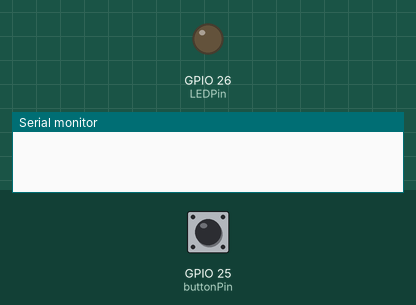
Recording of a sketch running on a simulated ESP32. Parts: output pins drawn as LEDs (lit = HIGH), the last lines printed to the serial monitor. The test bench sets the inputs (shaded band); at power-on: GPIO 25 (buttonPin) HIGH.

Above: at 1.2 s.
1.3 s: GPIO 25 (buttonPin) pulled LOW for 0.15 s
At 2.1 s:
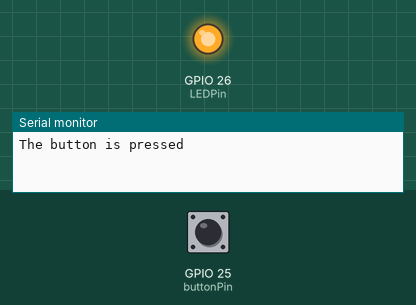
2.9 s: GPIO 25 (buttonPin) pulled LOW for 1 s
At 3.4 s:
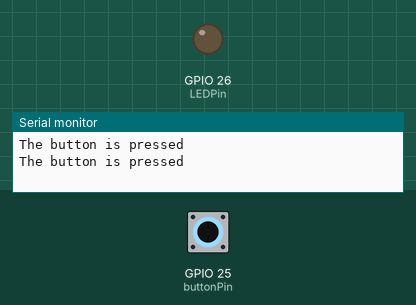
5.4 s: GPIO 25 (buttonPin) pulled LOW for 3.2 s
At 6.5 s:
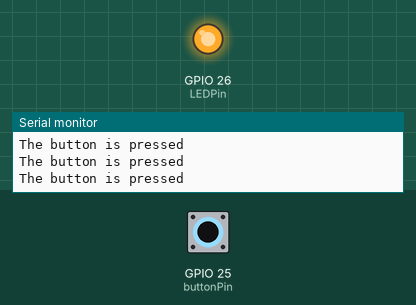
Timing chart, 0 to 8.4 s (numbered marks = the images above; inputs shaded):
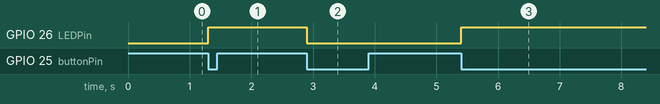

Measured:
- after the input at 1.3 s, GPIO 26 (LEDPin): LOW → HIGH at once
- after the input at 2.9 s, GPIO 26 (LEDPin): HIGH → LOW at once
- after the input at 5.4 s, GPIO 26 (LEDPin): LOW → HIGH at once

The sketch:

code.ino
```cpp
const int buttonPin = 25; // ESP32connected to button's pin
const int LEDPin = 26; // ESP32 pin connected to LED's pin
int ledState = LOW; // the current state of LED
int lastButtonState; // the previous state of button
int currentButtonState; // the current state of button
void setup() {
Serial.begin(9600); // initialize serial
pinMode(buttonPin, INPUT_PULLUP); // set ESP32 pin to input internal pullup mode
pinMode(LEDPin, OUTPUT); // set ESP32 pin to output mode
currentButtonState = digitalRead(buttonPin);
}
void loop() {
lastButtonState = currentButtonState; // save the last state
currentButtonState = digitalRead(buttonPin); // read new state
if(lastButtonState == HIGH &&currentButtonState == LOW) {
Serial.println("The button is pressed");
ledState= !ledState;
digitalWrite(LEDPin, ledState);
}
delay(100);
}
```
